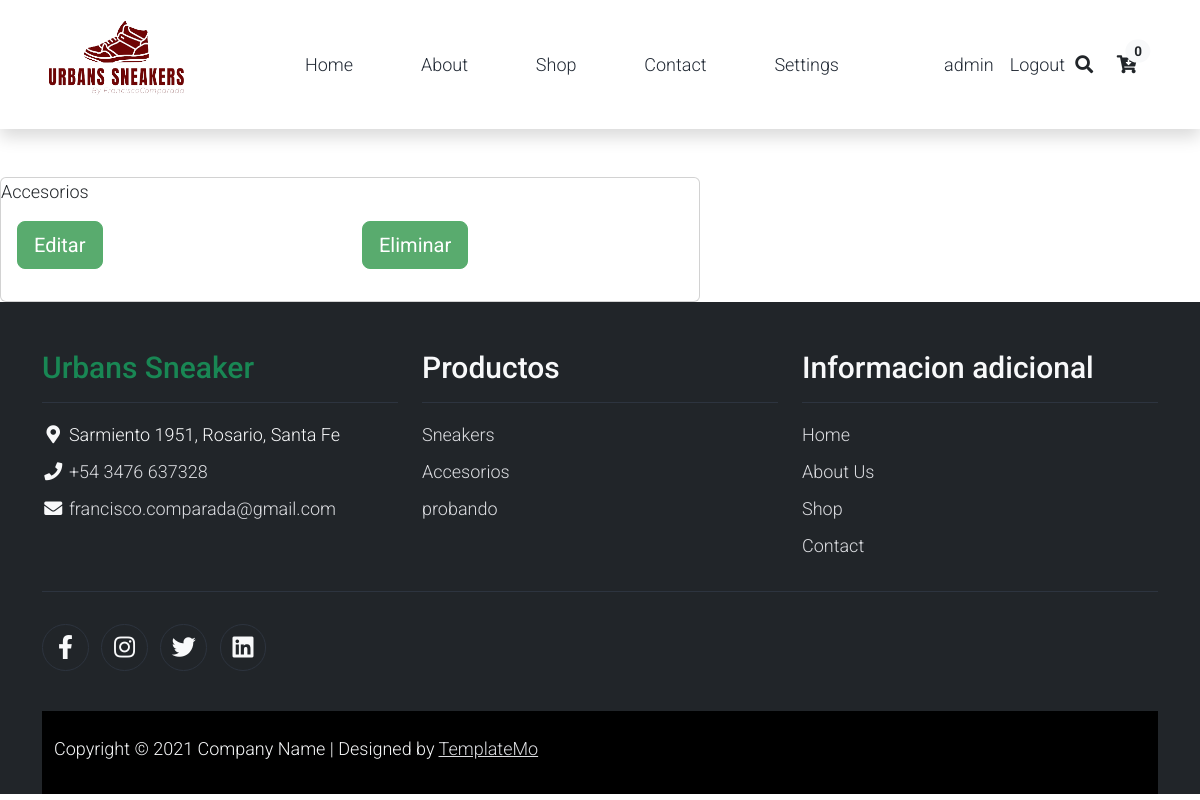
Page /Productos/descripcion_category/2/ (signed in) on the committed database.
### Productos/models.py (models this page shows, shortened)
class Category(models.Model):
    category=models.CharField(max_length=75)

### Productos/views.py (the view)
# urls.py: path('descripcion_category/<int:pk>/', descripcion_category, name='descripcion_category'),
@login_required
def descripcion_category(request, pk):
    if request.user.is_superuser:
        if request.method == 'GET':
            category = Category.objects.get(pk=pk)
            context = {'category':category}
            return render(request, 'Productos/descripcion_category.html', context=context)
        elif request.method == 'POST':
            category = Category.objects.get(pk=pk)
            return redirect('Productos/select_category.html')

### Cart/context_processors.py (called while the page is built)
def total_cart_amount(request):
    total=0
    if request.user.is_authenticated:
        if 'cart' in request.session:
            for key,value in request.session['cart'].items():
                total = total +(float(value['price']))
    return{'total_cart_amount':total}

def total_product(request):
    total=0
    if request.user.is_authenticated:
        if 'cart' in request.session:
            for key,value in request.session['cart'].items():
                total = total +(int(value['cant']))
    return{'total_product':total}

### Productos/context_processors.py (called while the page is built)
def id_category(request):
    id_category=Category.objects.all()
    return{
        'id_category':id_category,
    }

def id_sub_category(request):
    id_sub_category=Sub_Category.objects.all()
    return{
        'id_sub_category':id_sub_category,
    }

def id_product(request):
    id_product=Product.objects.all()
    return{
        'id_product':id_product,
    }

### templates/Productos/descripcion_category.html (shortened to what this page needs)
<!DOCTYPE html>
<html lang="en">
    {% extends 'General/index.html' %}
    {% block base %}
        {% load static %}
        <div class="col-lg-7 mt-5">
            <div class="card">
                {{category.category}}
                <div class="card-body">
                        <div class="row pb-3">
                            <div class="col d-grid">
                                <a href="/Productos/update_category/{{category.id}}"><button type="submit" class="btn btn-success btn-lg" name="submit" value="buy">Editar</button></a>
                            </div>
                            <div class="col d-grid">
                                <a href="/Productos/delete_category/{{category.id}}"><button type="submit" class="btn btn-success btn-lg" name="submit" value="addtocard">Eliminar</button></a>
                            </div>
                        </div>
                </div>
            </div>
        </div>
    {% endblock %}

### templates/General/index.html (shortened to what this page needs)
{% load bootstrap5 %}
{% load static %}
<!DOCTYPE html>
<html lang="en">
<head>
    <link rel="stylesheet" href='{% static "css/bootstrap.min.css" %}'>
    <link rel="stylesheet" href='{% static "css/templatemo.css" %}'>
    <link rel="stylesheet" href='{% static "css/custom.css" %}'>
    <link rel="stylesheet" href='{% static "css/fontawesome.min.css" %}'>
    <link href="https://cdn.jsdelivr.net/npm/bootstrap@5.2.0/dist/css/bootstrap.min.css" rel="stylesheet">
</head>
<body>
    <nav class="navbar navbar-expand-lg navbar-light shadow">
        <div class="container d-flex justify-content-between align-items-center">
            <a class="navbar-brand text-success logo h1 align-self-center" href="/">
                <img src='{% static "img/favicon.ico" %}' alt="logoempresa" width="150" height="95">
            </a>
            <div class="align-self-center collapse navbar-collapse flex-fill  d-lg-flex justify-content-lg-between" id="templatemo_main_nav">
                <div class="flex-fill">
                    <ul class="nav navbar-nav d-flex justify-content-between mx-lg-auto">
                        <li class="nav-item">
                            <a class="nav-link" href="/">Home</a>
                        </li>
                        <li class="nav-item">
                            <a class="nav-link" href="#">About</a>
                        </li>
                        <li class="nav-item">
                            <a class="nav-link" href="/shop/">Shop</a>
                        </li>
                        <li class="nav-item">
                            <a class="nav-link" href="#"> Contact </a>
                        </li>
                        {% if request.user.is_authenticated %}
                        {% if request.user.is_superuser %}
                        <li class="nav-item">
                            <a class="nav-link" href="/setting/">Settings</a>
                        </li>
                        {% endif %}
                        {% endif %}
                    </ul>
                </div>
                <div class="navbar align-self-center d-flex">
                    <ul class="nav navbar-nav d-flex justify-content-between mx-lg-auto">
                        {% if request.user.is_authenticated %}
                            {% if request.user.profile.image.url %}
                                <li class="nav-item">
                                    <a class="nav-link" href="#">
                                        <img width="45" height="45" src= '{{ request.user.profile.image.url }}' alt='imagen de {{ request.user.username }}'>{{ request.user.username }} </a>
                                </li>
                            {% else %}
                                <li class="nav-item">
                                    <a class="nav-link" href="#"> {{ request.user.username }} </a>
                                </li>
                            {% endif %}
                            <li class="nav-item">
                                <a class="nav-link" href="/users/logout/">Logout  </a>
                            </li>
                {% endif %}
                <div class="navbar align-self-center d-flex">
                    <a class="nav-icon d-none d-lg-inline" href="#" data-bs-toggle="modal" data-bs-target="#templatemo_search">
                        <i class="fa fa-fw fa-search text-dark mr-2"></i>
                    </a>
                    {% if request.user.is_authenticated %}
                    <a class="nav-icon position-relative text-decoration-none" href="/Cart/cart/">
                        <i class="fa fa-fw fa-cart-arrow-down text-dark mr-1"></i>
                        <span class="position-absolute top-0 left-100 translate-middle badge rounded-pill bg-light text-dark">{{total_product}}</span>
                    </a>
                    {% endif %}
                </div>
            </div>
        </div>
    </nav>
    {% block base %}{% endblock %}
    <footer class="bg-dark" id="tempaltemo_footer">
        <div class="container">
            <div class="row">
                <div class="col-md-4 pt-5">
                    <h2 class="h2 text-success border-bottom pb-3 border-light logo">Urbans Sneaker</h2>
                    <ul class="list-unstyled text-light footer-link-list">
                        <li>
                            <i class="fas fa-map-marker-alt fa-fw"></i>
                            Sarmiento 1951, Rosario, Santa Fe
                        </li>
                        <li>
                            <i class="fa fa-phone fa-fw"></i>
                            <a class="text-decoration-none" href="tel:010-020-0340">+54 3476 637328</a>
                        </li>
                        <li>
                            <i class="fa fa-envelope fa-fw"></i>
                            <a class="text-decoration-none" href="mailto:info@company.com">francisco.comparada@gmail.com</a>
                        </li>
                    </ul>
                </div>
                <div class="col-md-4 pt-5">
                    <h2 class="h2 text-light border-bottom pb-3 border-light">Productos</h2>
                    <ul class="list-unstyled text-light footer-link-list">
                        {% if id_category %}
                        {% for categoria in id_category %}
                        <li><a class="text-decoration-none" href="/Productos/Shop_Category/{{categoria.id}}">{{categoria.category}}</a></li>
                        {% endfor %}
                        {% endif %}
                    </ul>
                </div>
                <div class="col-md-4 pt-5">
                    <h2 class="h2 text-light border-bottom pb-3 border-light">Informacion adicional</h2>
                    <ul class="list-unstyled text-light footer-link-list">
                        <li><a class="text-decoration-none" href="/">Home</a></li>
                        <li><a class="text-decoration-none" href="#">About Us</a></li>
                        <li><a class="text-decoration-none" href="/shop/">Shop </a></li>
                        <li><a class="text-decoration-none" href="#">Contact</a></li>
                    </ul>
                </div>
            </div>
            <div class="row text-light mb-4">
                <div class="col-12 mb-3">
                    <div class="w-100 my-3 border-top border-light"></div>
                </div>
                <div class="col-auto me-auto">
                    <ul class="list-inline text-left footer-icons">
                        <li class="list-inline-item border border-light rounded-circle text-center">
                            <a class="text-light text-decoration-none" target="_blank" href="http://facebook.com/"><i class="fab fa-facebook-f fa-lg fa-fw"></i></a>
                        </li>
                        <li class="list-inline-item border border-light rounded-circle text-center">
                            <a class="text-light text-decoration-none" target="_blank" href="https://www.instagram.com/"><i class="fab fa-instagram fa-lg fa-fw"></i></a>
                        </li>
                        <li class="list-inline-item border border-light rounded-circle text-center">
                            <a class="text-light text-decoration-none" target="_blank" href="https://twitter.com/"><i class="fab fa-twitter fa-lg fa-fw"></i></a>
                        </li>
                        <li class="list-inline-item border border-light rounded-circle text-center">
                            <a class="text-light text-decoration-none" target="_blank" href="https://www.linkedin.com/"><i class="fab fa-linkedin fa-lg fa-fw"></i></a>
                        </li>
                    </ul>
            </div>
        </div>
        <div class="w-100 bg-black py-3">
            <div class="container">
                <div class="row pt-2">
                    <div class="col-12">
                        <p class="text-left text-light">
                            Copyright &copy; 2021 Company Name
                            | Designed by <a rel="sponsored" href="https://templatemo.com" target="_blank">TemplateMo</a>
                        </p>
                    </div>
                </div>
            </div>
        </div>
    </footer>
</body>
</html>

### static/css/templatemo.css (style rules this page uses)
body, ul, li, p, a, label, input, div { font-family: 'Roboto', sans-serif; font-size: 18px !important; font-weight: 300 !important; }
.h1 { font-family: 'Roboto', sans-serif; font-size: 48px !important; font-weight: 200 !important; }
.h2 { font-family: 'Roboto', sans-serif; font-size: 30px !important; font-weight: 300; }
.logo { font-weight: 500 !important; }
.text-success { color: #59ab6e !important; }
.text-light { color: #cfd6e1 !important; }
.bg-dark { background-color: #212934 !important; }
.bg-light { background-color: #e9eef5 !important; }
.bg-black { background-color: #1d242d !important; }
.btn-success { background-color: #59ab6e !important; border-color: #56ae6c !important; }
#templatemo_main_nav a { color: #212934; }
#templatemo_main_nav .navbar .nav-icon { margin-right: 20px; }
#tempaltemo_footer a { color: #dcdde1; }
#tempaltemo_footer ul.footer-link-list li { padding-top: 10px; }
#tempaltemo_footer ul.footer-icons li { width: 2.6em; height: 2.6em; line-height: 2.6em; }
#tempaltemo_footer .border-light { border-color: #2d343f !important; }
@media (min-width: 768px) { #templatemo_main_nav .navbar-nav { max-width: 450px; } }
@media (min-width: 992px) { #templatemo_main_nav .navbar-nav { max-width: 550px; } }

### rows in the picture
Category: category "Accesorios"
Category: category "Sneakers"
Category: category "probando"

### other values in the picture
{{ request.user.username }} "admin"
{{ total_product }} "0"
